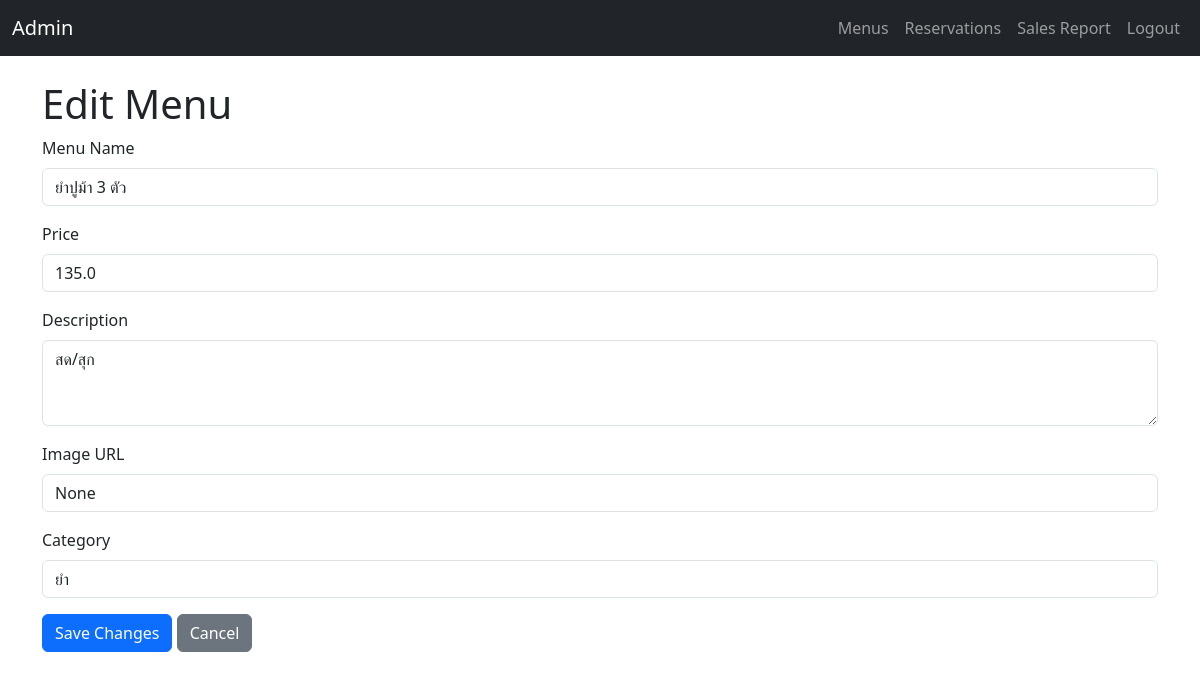
Screenshot of /admin/menus/edit/1 (signed in) with the database file from the repository.
### tables this page shows
CREATE TABLE "menus" (
	"id"	INTEGER,
	"name"	TEXT,
	"description"	TEXT,
	"price"	REAL,
	"image"	TEXT,
	"category"	TEXT,
	PRIMARY KEY("id" AUTOINCREMENT)
);

### app.py (the view, shortened to what this page needs)
@app.route('/admin/menus/edit/<int:id>', methods=['GET', 'POST'])
def edit_menu(id):
    if not session.get('admin_logged_in'):
        return redirect(url_for('admin_login'))
    menu = db.get_menu(id)
    return render_template('admin/menu_edit.html', menu=menu)

### models.py (called while the page is built)
    def _connect(self):
        conn = sqlite3.connect(self.db_path)
        conn.row_factory = sqlite3.Row
        return conn

    def get_menu(self, menu_id: int) -> Optional[Dict[str, Any]]:
        with closing(self._connect()) as conn:
            row = conn.execute('SELECT * FROM menus WHERE id=?', (menu_id,)).fetchone()
            return dict(row) if row else None

### templates/admin/menu_edit.html
{% extends "admin/layout_admin.html" %}
{% block content %}
<h1>Edit Menu</h1>
<form method="POST">
  <div class="mb-3">
    <label for="name" class="form-label">Menu Name</label>
    <input type="text" class="form-control" id="name" name="name" value="{{ menu.name }}" required>
  </div>
  <div class="mb-3">
    <label for="price" class="form-label">Price</label>
    <input type="number" class="form-control" id="price" name="price" value="{{ menu.price }}" required>
  </div>
  <div class="mb-3">
    <label for="description" class="form-label">Description</label>
    <textarea class="form-control" id="description" name="description" rows="3">{{ menu.description }}</textarea>
  </div>
  <div class="mb-3">
    <label for="image" class="form-label">Image URL</label>
    <input type="text" class="form-control" id="image" name="image" value="{{ menu.image }}">
  </div>
  <div class="mb-3">
    <label for="category" class="form-label">Category</label>
    <input type="text" class="form-control" id="category" name="category" value="{{ menu.category }}">
  </div>
  <button type="submit" class="btn btn-primary">Save Changes</button>
  <a href="{{ url_for('admin_menus') }}" class="btn btn-secondary">Cancel</a>
</form>
{% endblock %}

### rows the page displays
menus: name "ยำปูม้า 3 ตัว", price "135.0", description "สด/สุก", category "ยำ"
